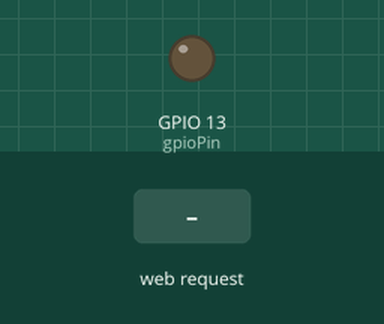
Simulated run of this sketch. Board: ESP32. Shown: output pins drawn as LEDs (lit = HIGH). Inputs (shaded band) come from the test bench. WiFi joins after 1.5 s; servers stay silent unless stated; what the sketch prints to the serial monitor is not drawn.

Above: at 3.2 s.
3.3 s: HTTP request GET /set_gpio received
At 4.4 s:
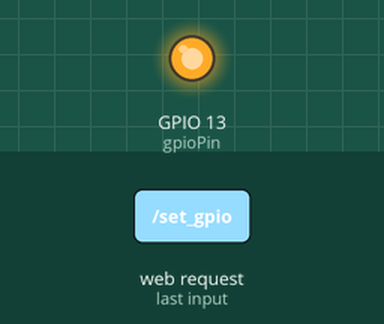
4.8 s: HTTP request GET /reset_gpio received
At 5.5 s:
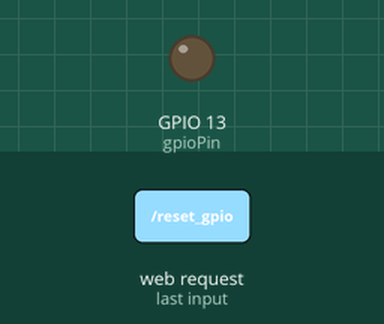
Timing chart, 0 to 7.8 s (numbered marks = the images above; inputs shaded):
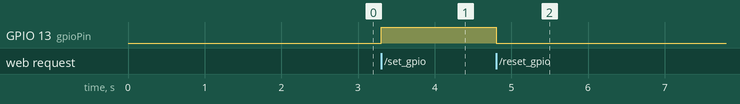

The sketch:

esp32_wifi_connect.ino
```cpp
#include <WiFi.h>
#include <WebServer.h>

const char* ssid = "HELIOS";       // Replace with your Wi-Fi SSID
const char* password = "RAVINA**77"; // Replace with your Wi-Fi password

// Define GPIO pin for controlling (GPIO13 in this case)
const int gpioPin = 13;

WebServer server(80); // Create a web server on port 80

// Function to handle the request to set GPIO13 HIGH
void handleSetGPIO() {
  digitalWrite(gpioPin, HIGH);
  server.send(200, "text/plain", "GPIO13 is now HIGH");
}

// Function to handle the request to set GPIO13 LOW
void handleResetGPIO() {
  digitalWrite(gpioPin, LOW);
  server.send(200, "text/plain", "GPIO13 is now LOW");
}

void setup() {
  // Start Serial for debugging
  Serial.begin(115200);

  // Initialize the GPIO pin
  pinMode(gpioPin, OUTPUT);
  digitalWrite(gpioPin, LOW);  // Set GPIO13 to LOW initially

  // Connect to Wi-Fi
  WiFi.begin(ssid, password);
  while (WiFi.status() != WL_CONNECTED) {
    delay(1000);
    Serial.println("Connecting to WiFi...");
  }
  Serial.println("Connected to WiFi!");
  Serial.print("ESP32 IP Address: ");
  Serial.println(WiFi.localIP());

  // Define routes for the server
  server.on("/set_gpio", HTTP_GET, handleSetGPIO);  // Set GPIO13 HIGH
  server.on("/reset_gpio", HTTP_GET, handleResetGPIO);  // Set GPIO13 LOW

  // Start the server
  server.begin();
}

void loop() {
  server.handleClient();  // Listen for incoming client requests
}
```

Measured:
- after the input at 3.3 s, GPIO 13 (gpioPin): LOW → HIGH at once
- after the input at 4.8 s, GPIO 13 (gpioPin): HIGH → LOW at once
